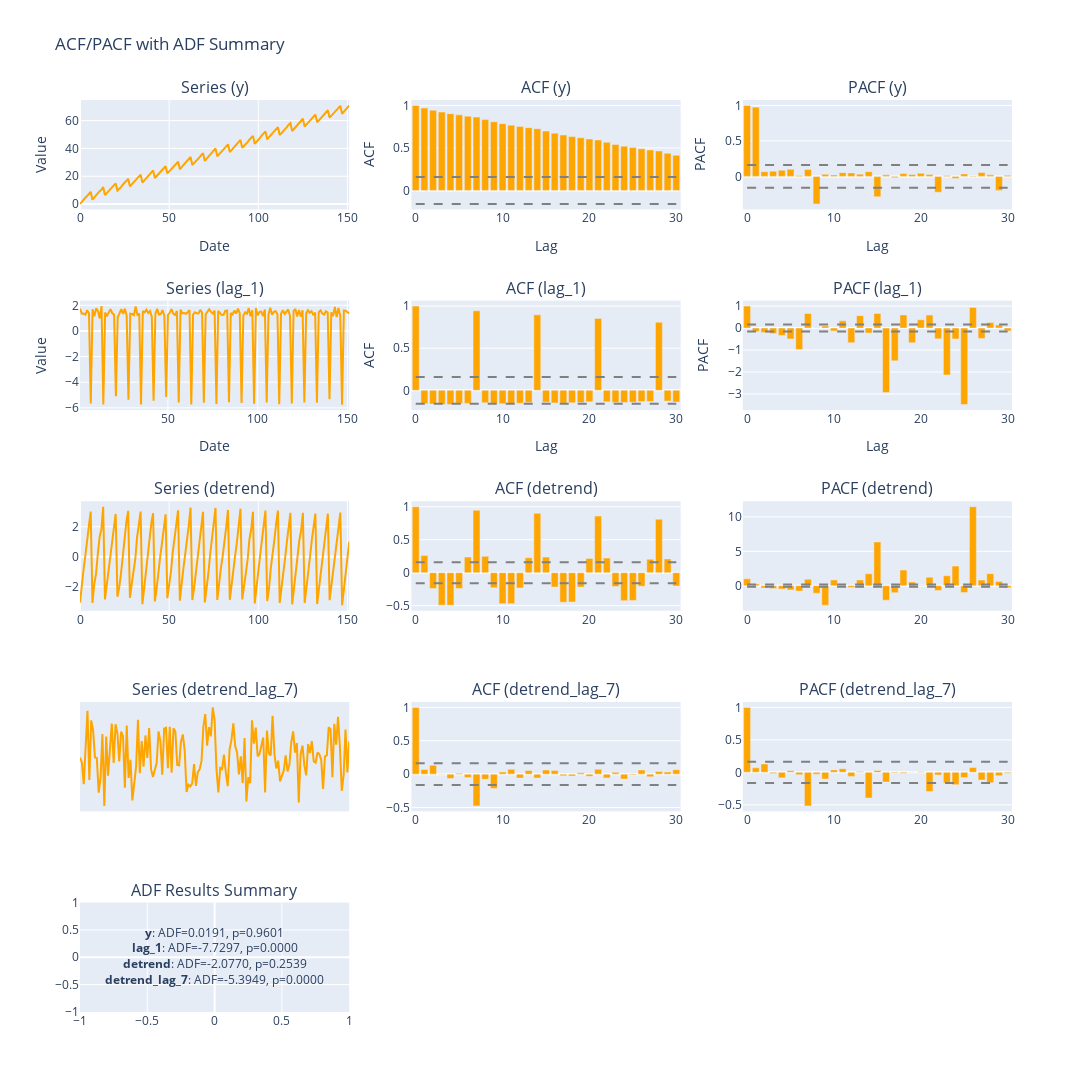
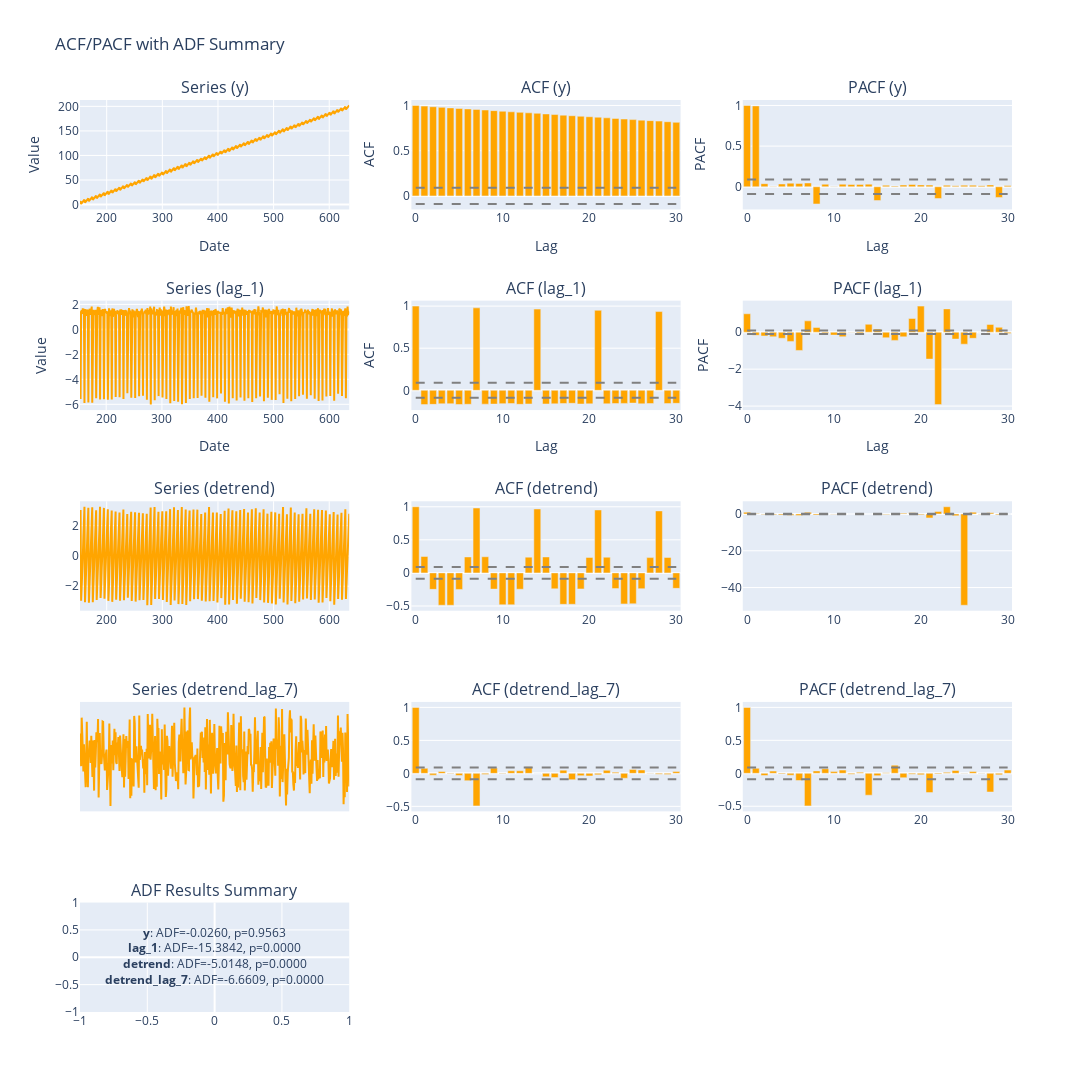
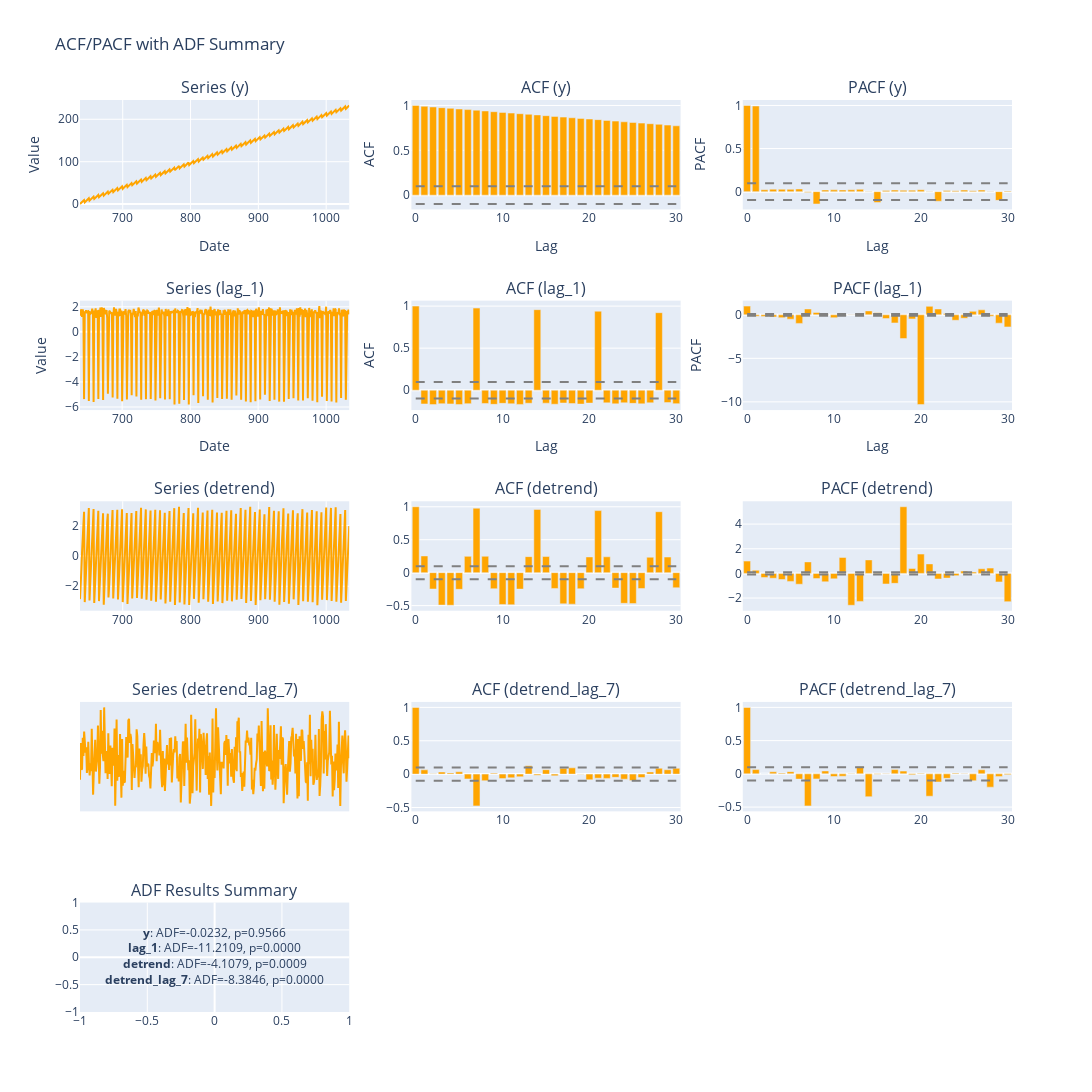

Write notebook code for charts like these, in order.
### Markdown cell above
# ACF/PACF

### Code cell
for id in df["unique_id"].unique():
    plot_acf_pacf_adf(df[df["unique_id"] == id], ["y", "lag_1", "detrend", "detrend_lag_7"])
